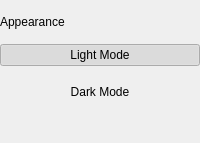
                            <widget class="QWidget" name="appearance_page">
                             <layout class="QVBoxLayout" name="verticalLayout_20">
                              <property name="spacing">
                               <number>0</number>
                              </property>
                              <property name="leftMargin">
                               <number>0</number>
                              </property>
                              <property name="topMargin">
                               <number>0</number>
                              </property>
                              <property name="rightMargin">
                               <number>0</number>
                              </property>
                              <property name="bottomMargin">
                               <number>0</number>
                              </property>
                              <item>
                               <widget class="QFrame" name="frame_5">
                                <property name="frameShape">
                                 <enum>QFrame::NoFrame</enum>
                                </property>
                                <property name="frameShadow">
                                 <enum>QFrame::Plain</enum>
                                </property>
                                <property name="lineWidth">
                                 <number>0</number>
                                </property>
                                <layout class="QVBoxLayout" name="verticalLayout_36">
                                 <property name="spacing">
                                  <number>0</number>
                                 </property>
                                 <property name="leftMargin">
                                  <number>0</number>
                                 </property>
                                 <property name="topMargin">
                                  <number>0</number>
                                 </property>
                                 <property name="rightMargin">
                                  <number>0</number>
                                 </property>
                                 <property name="bottomMargin">
                                  <number>0</number>
                                 </property>
                                 <item>
                                  <widget class="QFrame" name="frame_12">
                                   <property name="frameShape">
                                    <enum>QFrame::NoFrame</enum>
                                   </property>
                                   <property name="frameShadow">
                                    <enum>QFrame::Raised</enum>
                                   </property>
                                   <property name="lineWidth">
                                    <number>0</number>
                                   </property>
                                   <layout class="QHBoxLayout" name="horizontalLayout_32">
                                    <property name="spacing">
                                     <number>0</number>
                                    </property>
                                    <property name="leftMargin">
                                     <number>0</number>
                                    </property>
                                    <property name="topMargin">
                                     <number>0</number>
                                    </property>
                                    <property name="rightMargin">
                                     <number>0</number>
                                    </property>
                                    <property name="bottomMargin">
                                     <number>0</number>
                                    </property>
                                    <item>
                                     <widget class="QFrame" name="frame_11">
                                      <property name="frameShape">
                                       <enum>QFrame::NoFrame</enum>
                                      </property>
                                      <property name="frameShadow">
                                       <enum>QFrame::Raised</enum>
                                      </property>
                                      <property name="lineWidth">
                                       <number>0</number>
                                      </property>
                                      <layout class="QHBoxLayout" name="horizontalLayout_30">
                                       <property name="spacing">
                                        <number>0</number>
                                       </property>
                                       <property name="leftMargin">
                                        <number>0</number>
                                       </property>
                                       <property name="topMargin">
                                        <number>0</number>
                                       </property>
                                       <property name="rightMargin">
                                        <number>0</number>
                                       </property>
                                       <property name="bottomMargin">
                                        <number>0</number>
                                       </property>
                                      </layout>
                                     </widget>
                                    </item>
                                   </layout>
                                  </widget>
                                 </item>
                                 <item>
                                  <widget class="QFrame" name="frame_10">
                                   <property name="frameShape">
                                    <enum>QFrame::NoFrame</enum>
                                   </property>
                                   <property name="frameShadow">
                                    <enum>QFrame::Plain</enum>
                                   </property>
                                   <property name="lineWidth">
                                    <number>0</number>
                                   </property>
                                   <layout class="QVBoxLayout" name="verticalLayout_8">
                                    <property name="spacing">
                                     <number>15</number>
                                    </property>
                                    <property name="leftMargin">
                                     <number>0</number>
                                    </property>
                                    <property name="topMargin">
                                     <number>15</number>
                                    </property>
                                    <property name="rightMargin">
                                     <number>0</number>
                                    </property>
                                    <property name="bottomMargin">
                                     <number>0</number>
                                    </property>
                                    <item>
                                     <widget class="QLabel" name="label">
                                      <property name="styleSheet">
                                       <string notr="true">font: 26pt &quot;Segoe UI&quot;;</string>
                                      </property>
                                      <property name="text">
                                       <string>Appearance</string>
                                      </property>
                                     </widget>
                                    </item>
                                    <item>
                                     <widget class="QPushButton" name="light_mode_button">
                                      <property name="text">
                                       <string>Light Mode</string>
                                      </property>
                                      <property name="checkable">
                                       <bool>true</bool>
                                      </property>
                                      <property name="checked">
                                       <bool>true</bool>
                                      </property>
                                      <property name="autoExclusive">
                                       <bool>true</bool>
                                      </property>
                                      <property name="flat">
                                       <bool>true</bool>
                                      </property>
                                     </widget>
                                    </item>
                                    <item>
                                     <widget class="QPushButton" name="dark_mode_button">
                                      <property name="toolTip">
                                       <string/>
                                      </property>
                                      <property name="text">
                                       <string>Dark Mode</string>
                                      </property>
                                      <property name="checkable">
                                       <bool>true</bool>
                                      </property>
                                      <property name="autoExclusive">
                                       <bool>true</bool>
                                      </property>
                                      <property name="flat">
                                       <bool>true</bool>
                                      </property>
                                     </widget>
                                    </item>
                                    <item>
                                     <spacer name="verticalSpacer_3">
                                      <property name="orientation">
                                       <enum>Qt::Vertical</enum>
                                      </property>
                                      <property name="sizeHint" stdset="0">
                                       <size>
                                        <width>20</width>
                                        <height>40</height>
                                       </size>
                                      </property>
                                     </spacer>
                                    </item>
                                   </layout>
                                  </widget>
                                 </item>
                                </layout>
                               </widget>
                              </item>
                             </layout>
                            </widget>
